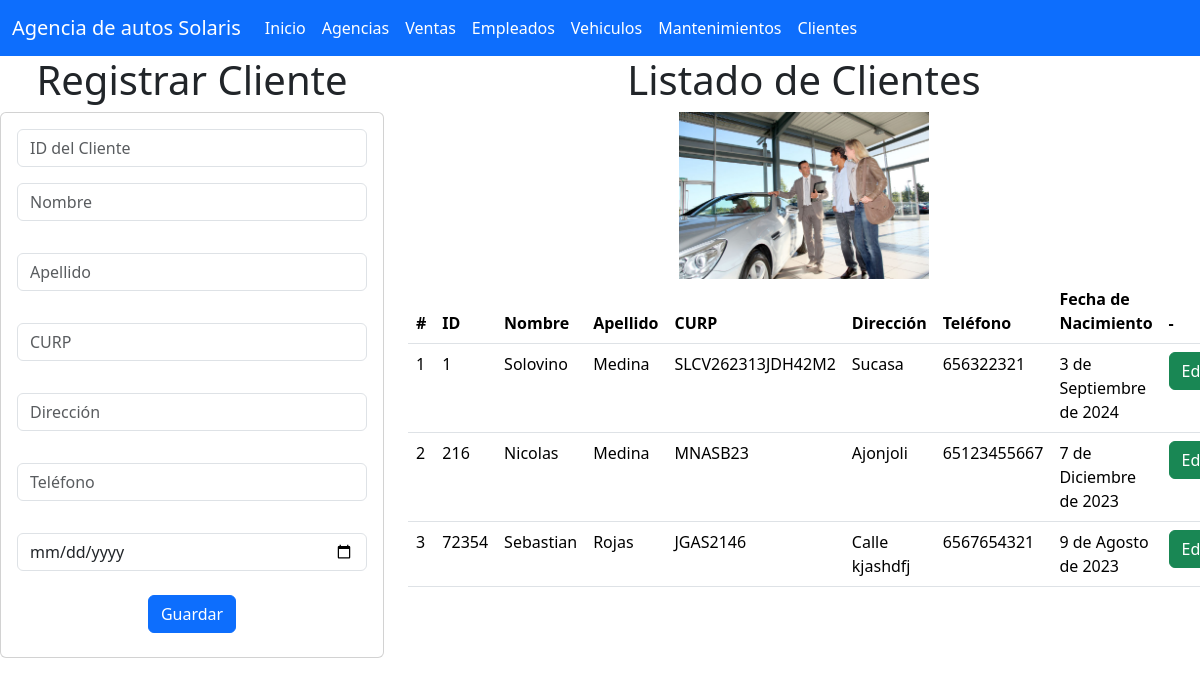
The page /cliente_app/clientes on the database its author committed.
### cliente_app/models.py (models this page shows, shortened)
class Cliente(models.Model):
    id_cliente = models.IntegerField(primary_key=True)
    nombre = models.CharField(max_length=255)
    apellido = models.CharField(max_length=255)
    curp = models.CharField(max_length=225)
    direccion = models.CharField(max_length=255)
    telefono = models.IntegerField()
    fecha_nacimiento = models.DateField()

### cliente_app/views.py (the view)
# urls.py: path("clientes",views.clientes,name="clientes"),
def clientes(request):
    losclientes = Cliente.objects.all()
    return render(request, 'gestionarClientes.html', {"misclientes": losclientes})

### cliente_app/templates/gestionarClientes.html (shortened to what this page needs)
{% extends "base.html" %}
{% load static %}
{% block cuerpo %}
<div class="row">
  <div class="col-sm-12 col-md-4 col-lg-4 col-xl-4">
    <h1>Registrar Cliente</h1>
    <div class="card">
      <div class="card-body">
        <form action="{% url 'registrarCliente' %}" method="POST">
          <div class="form-group">
            <input type="number" id="txtid_cliente" name="txtid_cliente" class="form-control" placeholder="ID del Cliente" required>
          </div>
          <div class="form-group py-3">
            <input type="text" id="txtnombre" name="txtnombre" class="form-control" placeholder="Nombre" maxlength="255" required>
          </div>
          <div class="form-group py-3">
            <input type="text" id="txtapellido" name="txtapellido" class="form-control" placeholder="Apellido" maxlength="255" required>
          </div>
          <div class="form-group py-3">
            <input type="text" id="numcurp" name="numcurp" class="form-control" placeholder="CURP" required>
          </div>
          <div class="form-group py-3">
            <input type="text" id="txtdireccion" name="txtdireccion" class="form-control" placeholder="Dirección" required>
          </div>
          <div class="form-group py-3">
            <input type="number" id="numtelefono" name="numtelefono" class="form-control" placeholder="Teléfono" required>
          </div>
          <div class="form-group py-3">
            <input type="date" id="datefecha_nacimiento" name="datefecha_nacimiento" class="form-control" placeholder="Fecha de Nacimiento" required>
          </div>
          <div class="form-group py-2">
            <button type="submit" class="btn btn-primary">Guardar</button>
          </div>
        </form>
      </div>
    </div>
  </div>
  <div class="col-sm-12 col-md-8 col-lg-8 col-xl-8">
    <h1>Listado de Clientes</h1>
    <img src="{% static 'img/clientes.jpg' %}" style="width: 250px;" alt="Ejemplo de imagen">
    <div class="table-responsive">
      <table class="table">
        <thead>
          <tr>
            <th scope="col">#</th>
            <th scope="col">ID</th>
            <th scope="col">Nombre</th>
            <th scope="col">Apellido</th>
            <th scope="col">CURP</th>
            <th scope="col">Dirección</th>
            <th scope="col">Teléfono</th>
            <th scope="col">Fecha de Nacimiento</th>
            <th scope="col">-</th>
          </tr>
        </thead>
        <tbody>
          {% for cliente in misclientes %}
          <tr>
            <td>{{ forloop.counter }}</td>
            <td>{{ cliente.id_cliente }}</td>
            <td>{{ cliente.nombre }}</td>
            <td>{{ cliente.apellido }}</td>
            <td>{{ cliente.curp }}</td>
            <td>{{ cliente.direccion }}</td>
            <td>{{ cliente.telefono }}</td>
            <td>{{ cliente.fecha_nacimiento}}</td>
            <td><a href="seleccionarCliente/{{ cliente.id_cliente }}" class="btn btn-success">Editar</a></td>
          </tr>
          {% endfor %}
        </tbody>
      </table>
    </div>
  </div>
{% endblock %}

### agencia_app/templates/base.html (shortened to what this page needs)
<!doctype html>
<html lang="en">
<head>
    <link href="https://cdn.jsdelivr.net/npm/bootstrap@5.3.3/dist/css/bootstrap.min.css" rel="stylesheet">
</head>
<body>
    <nav class="navbar navbar-expand-lg bg-primary" data-bs-theme="dark">
        <div class="container-fluid">
          <a class="navbar-brand" href="#">Agencia de autos Solaris</a>
          <div class="collapse navbar-collapse" id="navbarNav">
            <ul class="navbar-nav">
              <li class="nav-item">
                <a class="nav-link active" aria-current="page" href="{% url "index" %}">Inicio</a>
              </li>
              <li class="nav-item">
                <a class="nav-link active" aria-current="page" href="{% url "agencias" %}">Agencias</a>
              </li>
              <li class="nav-item">
                <a class="nav-link active" href="{% url "ventas" %}">Ventas</a>
              </li>
              <li class="nav-item">
                <a class="nav-link active"href="{% url "empleados"%}">Empleados</a>
              </li>
              <li class="nav-item">
                <a class="nav-link active" href="{% url "vehiculos"%}">Vehiculos</a>
              </li>
              <li class="nav-item">
                <a class="nav-link active" href="{% url "mantenimientos"%}">Mantenimientos</a>
              </li>
              <li class="nav-item">
                <a class="nav-link active" href="{% url "clientes"%}">Clientes</a>
              </li>
            </ul>
          </div>
        </div>
      </nav>
     <center>
        {% block cuerpo%}{%endblock%}
     </center>
</body>
</html>

### rows shown on the page
Cliente: id_cliente "1", nombre "Solovino", apellido "Medina", curp "SLCV262313JDH42M2", direccion "Sucasa", telefono "656322321", fecha_nacimiento "3 de Septiembre de 2024"
Cliente: id_cliente "216", nombre "Nicolas", apellido "Medina", curp "MNASB23", direccion "Ajonjoli", telefono "65123455667", fecha_nacimiento "7 de Diciembre de 2023"
Cliente: id_cliente "72354", nombre "Sebastian", apellido "Rojas", curp "JGAS2146", direccion "Calle kjashdfj", telefono "6567654321", fecha_nacimiento "9 de Agosto de 2023"
